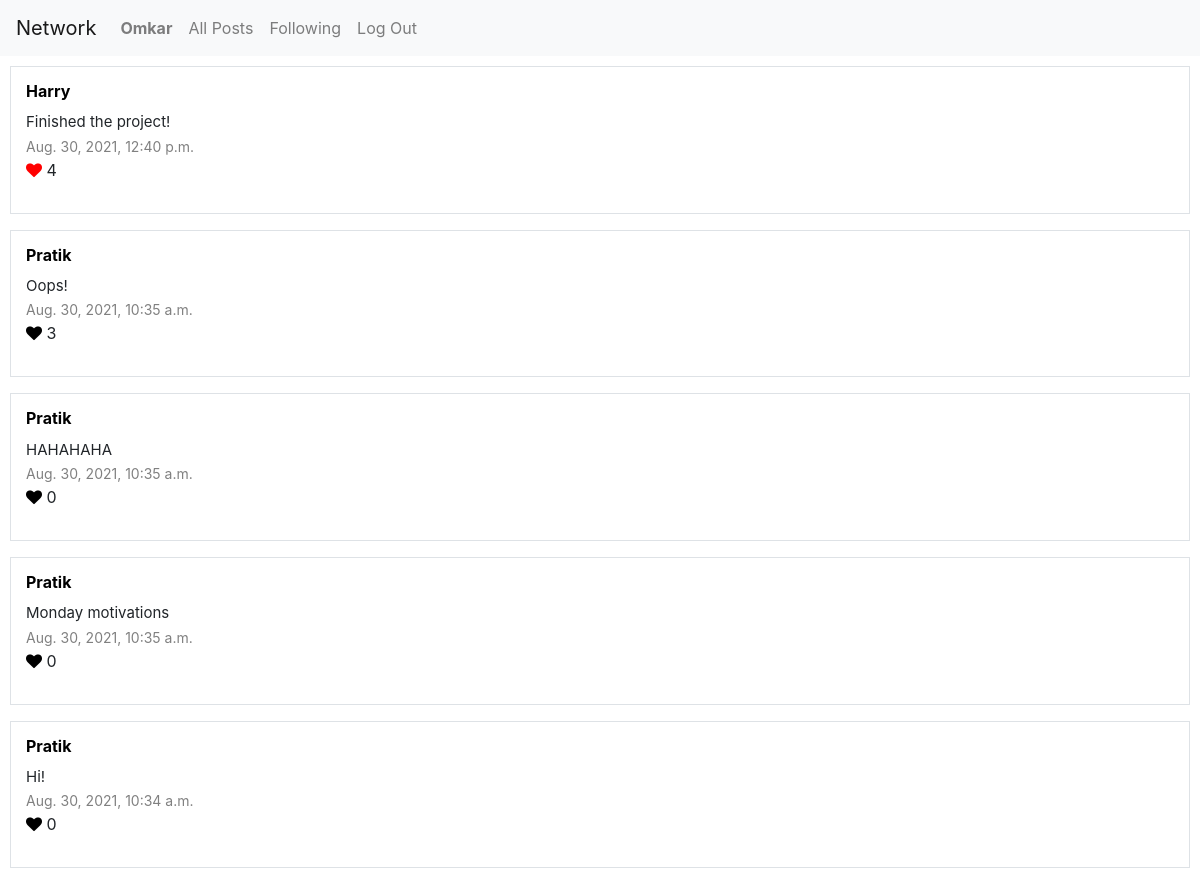
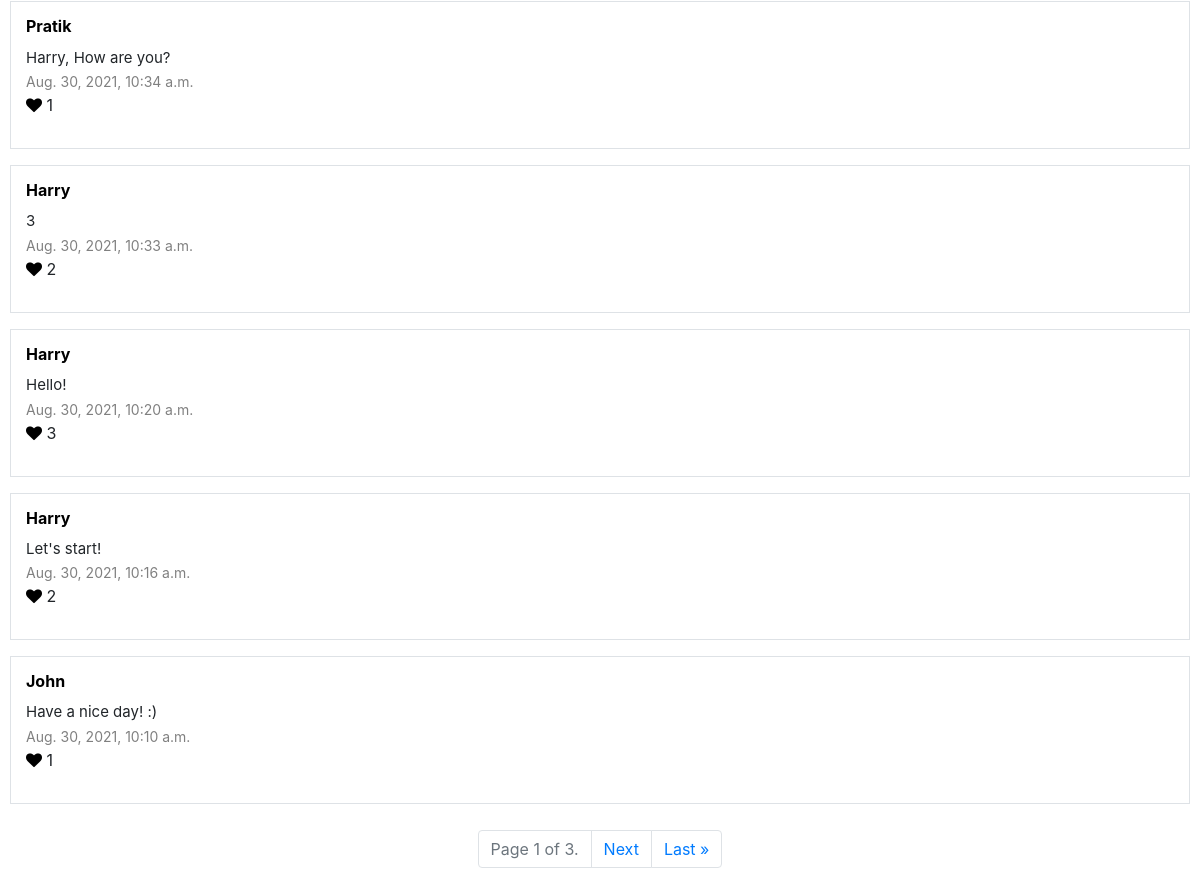
Page /following (signed in) on the committed database (2 pictures, top to bottom).
### network/models.py (models this page shows, shortened)
class User(AbstractUser):
    following = models.ManyToManyField(
        "User",
        related_name="followers"
    )

class Post(models.Model):
    uploader = models.ForeignKey(
        User,
        on_delete=models.CASCADE,
        related_name="post_uploader"
    )
    body = models.TextField(blank=True)
    timestamp = models.DateTimeField(auto_now_add=True)
    likes = models.ManyToManyField(
        User,
        related_name="post_liked"
    )
    class Meta:
        ordering = ['-timestamp']

### network/views.py (the view)
# urls.py: path("following", views.following, name="following"),
@login_required
def following(request):
    username = request.user
    posts = Post.objects.filter(uploader__in=username.following.all())
    paginator = Paginator(posts, 10)
    page_number = request.GET.get('page')
    page_obj = paginator.get_page(page_number)
    posts = page_obj.object_list
    return render(request, "network/following.html", {
        "posts": posts,
        "page_obj": page_obj
    })

### network/templates/network/following.html (shortened to what this page needs)
{% extends "network/layout.html" %}
{% block body %}
<div style="padding: 10px;">
    {% for post in posts %}
        <div class="mb-3 border" style="padding: 15px;">
            {% if user.is_authenticated %}
            <a href="{% url 'profile' post.uploader.id %}" style="color: black;">
                <h6>
                    <strong>{{ post.uploader.username }}</strong>
                </h6>
            </a>
            {% else %}
                <h6><strong>{{ post.uploader.username }}</strong></h6>
            {% endif %}
            <p>
                <span id="body-{{ post.id }}" style="font-size: 15px;">{{ post.body }}</span>
                <br />
                <span style="color: gray; font-size: 14px;">
                    {{ post.timestamp }}
                </span>
                <br />
                {% if user.is_authenticated %}
                    {% if user in post.likes.all %}
                        <span>
                            <i class="fa fa-heart" style="color:red; cursor: pointer;" id="like-btn-{{ post.id }}" onclick="like('{{ post.id }}')"></i>
                        </span>
                    {% else %}
                        <span>
                            <i class="fa fa-heart" style="color:black; cursor: pointer;" id="like-btn-{{ post.id }}" onclick="like('{{ post.id }}')"></i>
                        </span>
                    {% endif %}
                {% else %}
                    <span>
                        <i class="fa fa-heart" style="color:black; cursor: pointer;"></i>
                    </span>
                {% endif %}
                <span id="like-count-{{ post.id }}">
                    {{ post.likes.all.count }}
                </span>
            </p>
        </div>
    {% empty %}
        <h5>No Posts.</h5>
    {% endfor %}
</div>
<nav aria-label="Page navigation example">
    <ul class="pagination justify-content-center">
        <li class="page-item disabled">
            <a class="page-link" href="#" tabindex="-1" aria-disabled="true">Page {{ page_obj.number }} of {{ page_obj.paginator.num_pages }}.</a>
        </li>
    {% if page_obj.has_next %}
        <li class="page-item"><a class="page-link" href="?page={{ page_obj.next_page_number }}">Next</a></li>
        <li class="page-item"><a class="page-link" href="?page={{ page_obj.paginator.num_pages }}">Last &raquo;</a></li>
    {% endif %}
    </ul>
</nav>
{% endblock %}

### network/templates/network/layout.html (shortened to what this page needs)
{% load static %}
<!DOCTYPE html>
<html lang="en">
    <head>
        <link rel="stylesheet" href="https://stackpath.bootstrapcdn.com/bootstrap/4.4.1/css/bootstrap.min.css">
        <link rel="stylesheet" href="https://cdnjs.cloudflare.com/ajax/libs/font-awesome/4.7.0/css/font-awesome.min.css">
        <link href="{% static 'network/styles.css' %}" rel="stylesheet">
    </head>
    <body>
        <nav class="navbar navbar-expand-lg navbar-light bg-light">
            <a class="navbar-brand" href="{% url 'index' %}">Network</a>
            <div>
              <ul class="navbar-nav mr-auto">
                {% if user.is_authenticated %}
                    <li class="nav-item">
                        <a class="nav-link" href="{% url 'profile' user.id %}"><strong>{{ user.username }}</strong></a>
                    </li>
                {% endif %}
                <li class="nav-item">
                  <a class="nav-link" href="{% url 'index' %}">All Posts</a>
                </li>
                {% if user.is_authenticated %}
                    <li class="nav-item">
                        <a class="nav-link" href="{% url 'following' %}">Following</a>
                    </li>
                    <li class="nav-item">
                        <a class="nav-link" href="{% url 'logout' %}">Log Out</a>
                    </li>
                {% endif %}
              </ul>
            </div>
          </nav>
        <div class="body">
            {% block body %}
            {% endblock %}
        </div>
    </body>
</html>

### rows in the picture
User: username "Omkar"
Post: uploader.username "Harry", body "Finished the project!", timestamp "Aug. 30, 2021, 12:40 p.m.", likes.all.count "4"
Post: uploader.username "Pratik", body "Oops!", timestamp "Aug. 30, 2021, 10:35 a.m.", likes.all.count "3"
Post: uploader.username "Pratik", body "HAHAHAHA", timestamp "Aug. 30, 2021, 10:35 a.m.", likes.all.count "0"
Post: uploader.username "Pratik", body "Monday motivations", timestamp "Aug. 30, 2021, 10:35 a.m.", likes.all.count "0"
Post: uploader.username "Pratik", body "Hi!", timestamp "Aug. 30, 2021, 10:34 a.m.", likes.all.count "0"
Post: uploader.username "Pratik", body "Harry, How are you?", timestamp "Aug. 30, 2021, 10:34 a.m.", likes.all.count "1"
Post: uploader.username "Harry", body "3", timestamp "Aug. 30, 2021, 10:33 a.m.", likes.all.count "2"
Post: uploader.username "Harry", body "Hello!", timestamp "Aug. 30, 2021, 10:20 a.m.", likes.all.count "3"
Post: uploader.username "Harry", body "Let's start!", timestamp "Aug. 30, 2021, 10:16 a.m.", likes.all.count "2"
Post: uploader.username "John", body "Have a nice day! :)", timestamp "Aug. 30, 2021, 10:10 a.m.", likes.all.count "1"

### other values in the picture
{{ page_obj.number }} "1"
{{ page_obj.paginator.num_pages }} "3"
